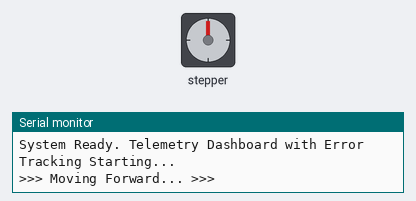
Bench run of a sketch on a simulated ESP32. Parts: stepper motor, the last lines printed to the serial monitor. Wiring (inferred from the names in the program): stepper motor driver (200 steps per turn assumed): step GPIO 2; direction GPIO 4.

Above: at 2.05 s.
At 3.15 s:
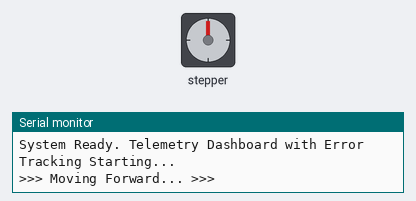
At 10.25 s:
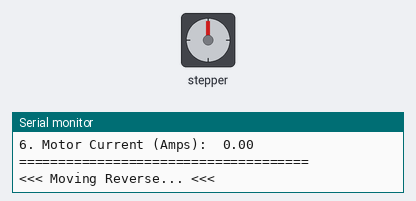
At 18.35 s:
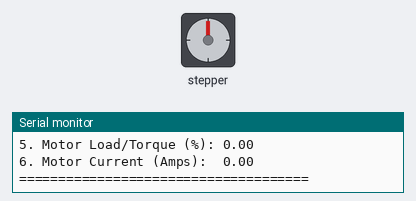
Timing chart, 0 to 23.3 s (numbered marks = the images above):
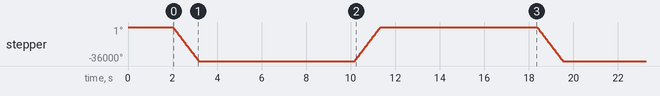

Measured:
- by itself, stepper: turns 36000° counter-clockwise in 1.2 s, then 36000° clockwise in 1.2 s, repeating every 16.4 s

The sketch:

AC_ENCODER.ino
```cpp
#include <ModbusMaster.h>

#define PUL_PIN 2
#define DIR_PIN 4
#define RX_PIN 16
#define TX_PIN 17

ModbusMaster node;

void setup() {
  Serial.begin(115200);

  // Initialize RS485 exactly as the Siheng driver demands
  Serial2.begin(57600, SERIAL_8N2, RX_PIN, TX_PIN);
  node.begin(1, Serial2);

  pinMode(PUL_PIN, OUTPUT);
  pinMode(DIR_PIN, OUTPUT);

  Serial.println("System Ready. Telemetry Dashboard with Error Tracking Starting...");
  delay(2000);
}

void loop() {
  Serial.println("\n>>> Moving Forward... >>>");
  // Assuming Common Anode wiring based on your previous tests
  digitalWrite(DIR_PIN, LOW);

  // Move the motor
  for (int i = 0; i < 20000; i++) {
    digitalWrite(PUL_PIN, HIGH);
    delayMicroseconds(25);
    digitalWrite(PUL_PIN, LOW);
    delayMicroseconds(25);
  }

  // Stop and read the full dashboard
  readFullTelemetry();
  delay(1000);

  Serial.println("\n<<< Moving Reverse... <<<");
  digitalWrite(DIR_PIN, HIGH);

  // Move back the other way
  for (int i = 0; i < 20000; i++) {
    digitalWrite(PUL_PIN, HIGH);
    delayMicroseconds(25);
    digitalWrite(PUL_PIN, LOW);
    delayMicroseconds(25);
  }

  // Stop and read the full dashboard again
  readFullTelemetry();
  delay(1000);
}

// ==========================================
//      FULL TELEMETRY DASHBOARD FUNCTION
// ==========================================
// ==========================================
//      FULL TELEMETRY DASHBOARD FUNCTION
// ==========================================
void readFullTelemetry() {
  int16_t rpm = 0;
  float torque = 0;
  int32_t actualPos = 0;
  int32_t cmdPos = 0;
  int32_t errorPos = 0;
  float currentAmps = 0;

  Serial.println("=====================================");

  // --- CHUNK 1: Read Speed and Torque ---
  uint8_t result1 = node.readHoldingRegisters(0x0B00, 3);
  if (result1 == node.ku8MBSuccess) {
    rpm = (int16_t)node.getResponseBuffer(0);
    torque = (int16_t)node.getResponseBuffer(2) / 10.0;
  } else {
    Serial.print("Chunk 1 Error: 0x"); Serial.println(result1, HEX);
  }

  // --- CHUNK 2: Read Positions (Shortened to 8 registers for speed) ---
  uint8_t result2 = node.readHoldingRegisters(0x0B07, 8);
  if (result2 == node.ku8MBSuccess) {
    uint16_t actLow  = node.getResponseBuffer(0);
    uint16_t actHigh = node.getResponseBuffer(1);
    actualPos = (int32_t)((actHigh << 16) | actLow);

    uint16_t cmdLow  = node.getResponseBuffer(6);
    uint16_t cmdHigh = node.getResponseBuffer(7);
    cmdPos = (int32_t)((cmdHigh << 16) | cmdLow);

    // FIX: Let the ESP32 calculate the exact error perfectly!
    errorPos = cmdPos - actualPos;
  } else {
    Serial.print("Chunk 2 Error: 0x"); Serial.println(result2, HEX);
  }

  // --- CHUNK 3: Read Phase Current ---
  uint8_t result3 = node.readHoldingRegisters(0x0B18, 1);
  if (result3 == node.ku8MBSuccess) {
    // FIX: Added (int16_t) so negative current reads correctly
    currentAmps = (int16_t)node.getResponseBuffer(0) / 100.0;
  } else {
    Serial.print("Chunk 3 Error: 0x"); Serial.println(result3, HEX);
  }

  // --- PRINT THE DASHBOARD ---
  Serial.print("1. Speed (RPM):           "); Serial.println(rpm);
  Serial.print("2. Actual Position:       "); Serial.println(actualPos);
  Serial.print("3. Commanded Position:    "); Serial.println(cmdPos);
  Serial.print("4. Following Error:       "); Serial.println(errorPos);
  Serial.print("5. Motor Load/Torque (%): "); Serial.println(torque);
  Serial.print("6. Motor Current (Amps):  "); Serial.println(currentAmps);
  Serial.println("=====================================\n");
}
```
